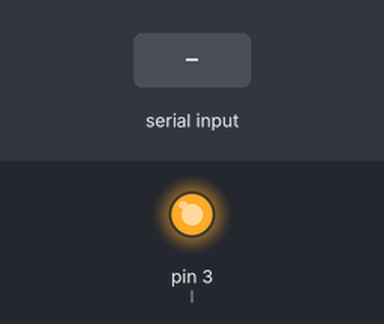
A sketch run on a simulated Arduino Uno, built with avr-gcc and run on an emulated ATmega328P. Shown: output pins drawn as LEDs (lit = HIGH). Dashed ring = blinking. Inputs (shaded band) come from the test bench.

Above: at 0.1 s.
At 1.7 s:
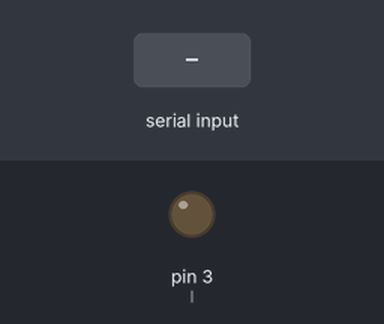
1.8 s: "90,45\n" received over Serial
At 3.02 s:
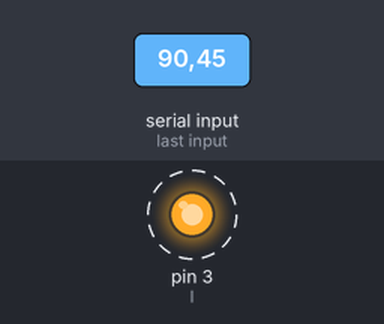
4.8 s: "30,150\n" received over Serial
Timing chart, 0 to 11.2 s (numbered marks = the images above; inputs shaded):
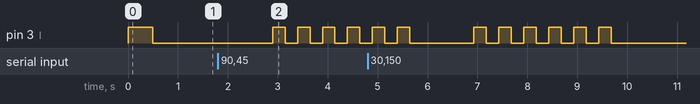

The sketch:

sketch_mar18a.ino
```cpp
int p = A0;
int l = 3;

void setup() {
  Serial.begin(9600);
  pinMode(p, INPUT);
  pinMode(l, OUTPUT);

  digitalWrite(l, HIGH);
  delay(500);
  digitalWrite(l, LOW);
}

void loop() {
  while (Serial.available() == 0) {

  }

  int timeSet = Serial.readStringUntil("\r").toInt();
  delay(timeSet);
  for (int i=0;i<=5;i++) {
    digitalWrite(l, HIGH);
    delay(250);
    digitalWrite(l, LOW);
    delay(250);

  }

}
```

Measured:
- after the input at 1.8 s, pin 3 (l): alternates HIGH for 0.25 s and LOW for 0.25 s, starting after 1.1 s
